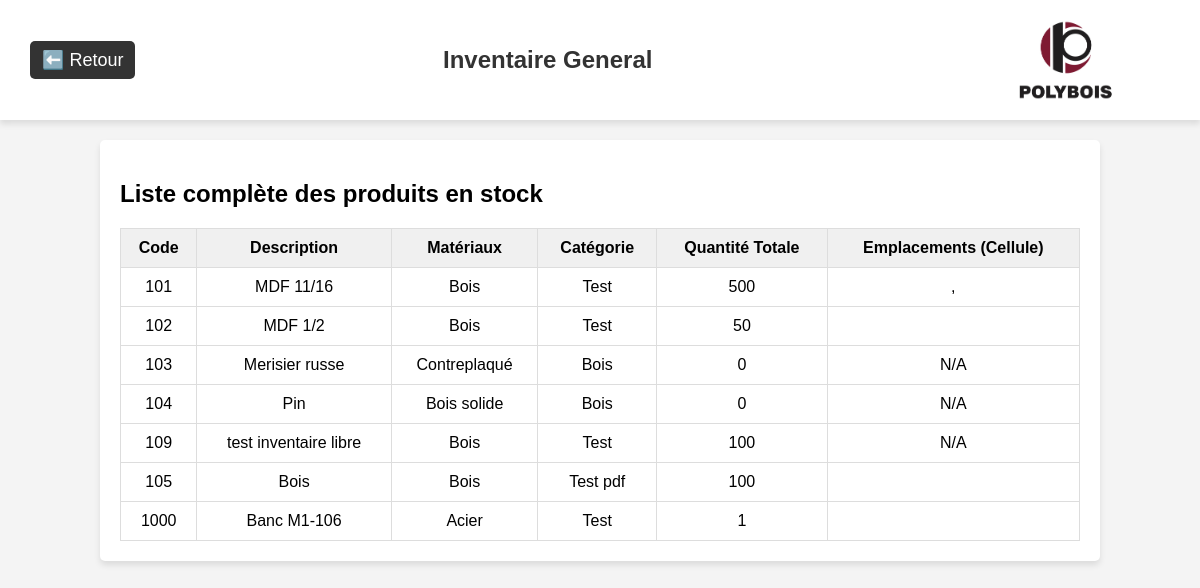
/inventaire/general, run on an earlier commit of the app's database.
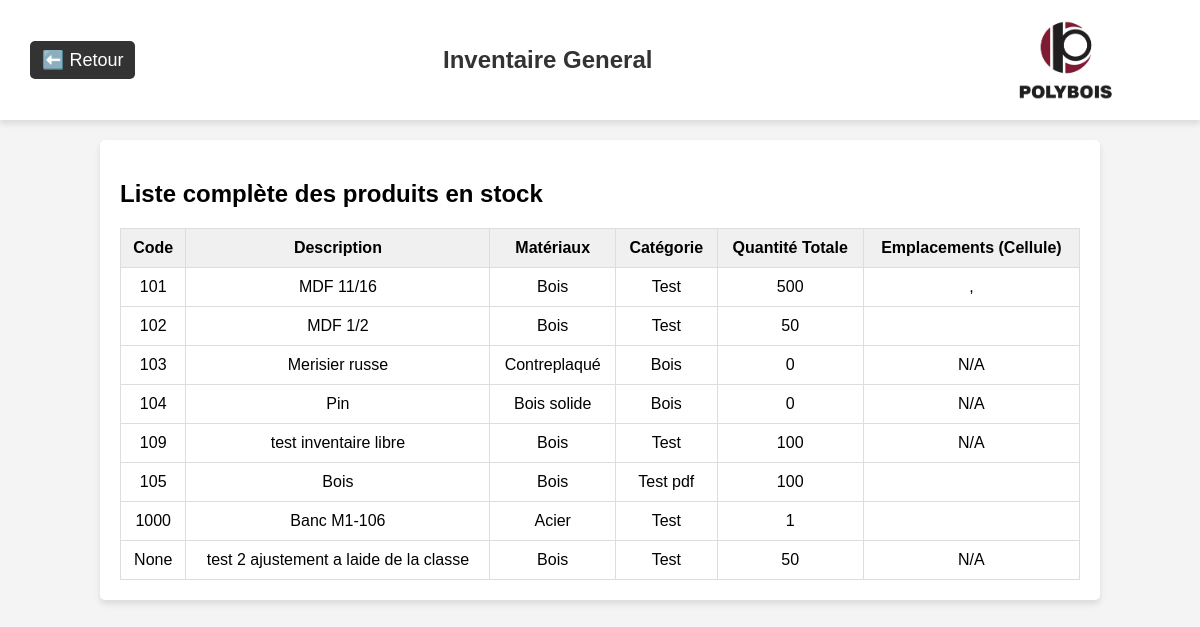
And on a later commit of the database.
### app/models/produit.py (models this page shows, shortened)
class Produit(db.Model):
    __tablename__ = 'produit'
    id = db.Column(db.Integer, primary_key=True)
    code = db.Column(db.String(50), unique=True, nullable=True)
    description = db.Column(db.String(255))
    materiaux = db.Column(db.String(100))
    categorie = db.Column(db.String(100))
    quantite = db.Column(db.Integer, default=0)
    projets_associes = db.relationship("ProduitProjet", back_populates="produit", cascade="all, delete-orphan")
    lignes_achat = db.relationship("LigneAchat", back_populates="produit", cascade="all, delete-orphan")
    stocks = db.relationship("Stock", back_populates="produit", cascade="all, delete-orphan")
    lignes_commande = db.relationship("LigneCommandeProduction", back_populates="produit", cascade="all, delete-orphan")

### app/models/associations.py (models this page shows, shortened)
class Stock(db.Model):
    __tablename__ = 'stock'
    id = db.Column(db.Integer, primary_key=True)
    quantite = db.Column(db.Integer, default=0)
    produit_id = db.Column(db.Integer, db.ForeignKey('produit.id'), nullable=False)
    emplacement_id = db.Column(db.Integer, db.ForeignKey('emplacement.id'), nullable=False)
    achat_id = db.Column(db.Integer, db.ForeignKey('achat.id'), nullable=True)  # ⚠️ ici au bon endroit
    produit = db.relationship("Produit", back_populates="stocks")
    emplacement = db.relationship("Emplacement", back_populates="stocks")
    achat = db.relationship("Achat")

### app/routes/inventaire_routes.py (the view)
@inventaire_bp.route("/general")
def inventaire_general():
    produits = Produit.query.all()
    return render_template("inventaire_general.html", produits=produits)

### app/templates/inventaire_general.html (shortened to what this page needs)
<!DOCTYPE html>
<html lang="fr">
<head>
</head>
<body>
  <header>
    <a class="return-link" href="/inventaire">⬅️ Retour</a>
    <h1 class="module-title">Inventaire General</h1>
    <img class="logo-polybois" src="{{ url_for('static', filename='images/logo.png') }}" alt="Logo Polybois">
  </header>
  <div class="container">
    <h2>Liste complète des produits en stock</h2>
    <table>
      <thead>
        <tr>
          <th>Code</th>
          <th>Description</th>
          <th>Matériaux</th>
          <th>Catégorie</th>
          <th>Quantité Totale</th>
          <th>Emplacements (Cellule)</th>
        </tr>
      </thead>
      <tbody>
        {% for produit in produits %}
          <tr>
            <td>{{ produit.code }}</td>
            <td>{{ produit.description }}</td>
            <td>{{ produit.materiaux }}</td>
            <td>{{ produit.categorie }}</td>
            <td>{{ produit.quantite }}</td>
            <td>
              {% if produit.stocks %}
                {% for stock in produit.stocks %}
                  {{ stock.cellule }}{% if not loop.last %}, {% endif %}
                {% endfor %}
              {% else %}
                N/A
              {% endif %}
            </td>
          </tr>
        {% endfor %}
      </tbody>
    </table>
  </div>
</body>
</html>

What changed in the data, as far as the page shows it:
added Produit: code "None", description "test 2 ajustement a laide de la classe", materiaux "Bois", categorie "Test", quantite "50", shows "N/A"
